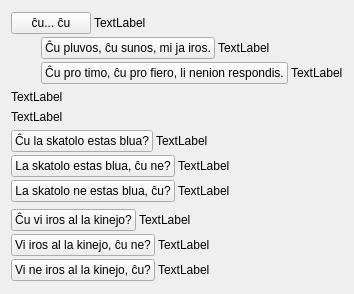
     <widget class="QWidget" name="tab_9">
      <attribute name="icon">
       <iconset resource="ikonoj.qrc">
        <normaloff>:/ikonoj/leciono.png</normaloff>:/ikonoj/leciono.png</iconset>
      </attribute>
      <attribute name="title">
       <string>9</string>
      </attribute>
      <layout class="QVBoxLayout" name="verticalLayout_109" stretch="1,0,1,0,0,0,1,0,3">
       <item>
        <spacer name="verticalSpacer_6">
         <property name="orientation">
          <enum>Qt::Vertical</enum>
         </property>
         <property name="sizeHint" stdset="0">
          <size>
           <width>20</width>
           <height>1</height>
          </size>
         </property>
        </spacer>
       </item>
       <item>
        <layout class="QVBoxLayout" name="verticalLayout_105">
         <property name="spacing">
          <number>3</number>
         </property>
         <item>
          <layout class="QHBoxLayout" name="horizontalLayout_181" stretch="3,1">
           <item>
            <widget class="neklakebla" name="Lec11_Button711_7">
             <property name="sizePolicy">
              <sizepolicy hsizetype="Maximum" vsizetype="Fixed">
               <horstretch>0</horstretch>
               <verstretch>0</verstretch>
              </sizepolicy>
             </property>
             <property name="text">
              <string>ĉu... ĉu</string>
             </property>
            </widget>
           </item>
           <item>
            <widget class="QLabel" name="Lec11_Label22">
             <property name="text">
              <string>TextLabel</string>
             </property>
             <property name="wordWrap">
              <bool>true</bool>
             </property>
            </widget>
           </item>
          </layout>
         </item>
         <item>
          <layout class="QHBoxLayout" name="horizontalLayout_182">
           <item>
            <spacer name="horizontalSpacer_59">
             <property name="orientation">
              <enum>Qt::Horizontal</enum>
             </property>
             <property name="sizeType">
              <enum>QSizePolicy::Fixed</enum>
             </property>
             <property name="sizeHint" stdset="0">
              <size>
               <width>30</width>
               <height>20</height>
              </size>
             </property>
            </spacer>
           </item>
           <item>
            <layout class="QVBoxLayout" name="verticalLayout_106">
             <property name="spacing">
              <number>3</number>
             </property>
             <item>
              <layout class="QHBoxLayout" name="horizontalLayout_183" stretch="3,1">
               <item>
                <widget class="neklakebla" name="pushButton_105">
                 <property name="sizePolicy">
                  <sizepolicy hsizetype="Maximum" vsizetype="Fixed">
                   <horstretch>0</horstretch>
                   <verstretch>0</verstretch>
                  </sizepolicy>
                 </property>
                 <property name="text">
                  <string>Ĉu pluvos, ĉu sunos, mi ja iros.</string>
                 </property>
                </widget>
               </item>
               <item>
                <widget class="QLabel" name="Lec11_Label20">
                 <property name="text">
                  <string>TextLabel</string>
                 </property>
                 <property name="wordWrap">
                  <bool>true</bool>
                 </property>
                </widget>
               </item>
              </layout>
             </item>
             <item>
              <layout class="QHBoxLayout" name="horizontalLayout_184" stretch="3,1">
               <item>
                <widget class="neklakebla" name="pushButton_106">
                 <property name="sizePolicy">
                  <sizepolicy hsizetype="Maximum" vsizetype="Fixed">
                   <horstretch>0</horstretch>
                   <verstretch>0</verstretch>
                  </sizepolicy>
                 </property>
                 <property name="text">
                  <string>Ĉu pro timo, ĉu pro fiero, li nenion respondis.</string>
                 </property>
                </widget>
               </item>
               <item>
                <widget class="QLabel" name="Lec11_Label21">
                 <property name="text">
                  <string>TextLabel</string>
                 </property>
                 <property name="wordWrap">
                  <bool>true</bool>
                 </property>
                </widget>
               </item>
              </layout>
             </item>
            </layout>
           </item>
          </layout>
         </item>
        </layout>
       </item>
       <item>
        <spacer name="verticalSpacer_3">
         <property name="orientation">
          <enum>Qt::Vertical</enum>
         </property>
         <property name="sizeHint" stdset="0">
          <size>
           <width>20</width>
           <height>1</height>
          </size>
         </property>
        </spacer>
       </item>
       <item>
        <widget class="titolo" name="Lec11_Label23">
         <property name="text">
          <string>TextLabel</string>
         </property>
        </widget>
       </item>
       <item>
        <widget class="QLabel" name="Lec11_Label870">
         <property name="text">
          <string>TextLabel</string>
         </property>
         <property name="wordWrap">
          <bool>true</bool>
         </property>
        </widget>
       </item>
       <item>
        <layout class="QVBoxLayout" name="verticalLayout_107">
         <property name="spacing">
          <number>3</number>
         </property>
         <item>
          <layout class="QHBoxLayout" name="horizontalLayout_185" stretch="3,1">
           <item>
            <widget class="neklakebla" name="pushButton_107">
             <property name="sizePolicy">
              <sizepolicy hsizetype="Maximum" vsizetype="Fixed">
               <horstretch>0</horstretch>
               <verstretch>0</verstretch>
              </sizepolicy>
             </property>
             <property name="text">
              <string>Ĉu la skatolo estas blua?</string>
             </property>
            </widget>
           </item>
           <item>
            <widget class="QLabel" name="Lec11_Label871">
             <property name="text">
              <string>TextLabel</string>
             </property>
             <property name="wordWrap">
              <bool>true</bool>
             </property>
            </widget>
           </item>
          </layout>
         </item>
         <item>
          <layout class="QHBoxLayout" name="horizontalLayout_186" stretch="3,1">
           <item>
            <widget class="neklakebla" name="pushButton_108">
             <property name="sizePolicy">
              <sizepolicy hsizetype="Maximum" vsizetype="Fixed">
               <horstretch>0</horstretch>
               <verstretch>0</verstretch>
              </sizepolicy>
             </property>
             <property name="text">
              <string>La skatolo estas blua, ĉu ne?</string>
             </property>
            </widget>
           </item>
           <item>
            <widget class="QLabel" name="Lec11_Label872">
             <property name="text">
              <string>TextLabel</string>
             </property>
             <property name="wordWrap">
              <bool>true</bool>
             </property>
            </widget>
           </item>
          </layout>
         </item>
         <item>
          <layout class="QHBoxLayout" name="horizontalLayout_187" stretch="3,1">
           <item>
            <widget class="neklakebla" name="pushButton_109">
             <property name="sizePolicy">
              <sizepolicy hsizetype="Maximum" vsizetype="Fixed">
               <horstretch>0</horstretch>
               <verstretch>0</verstretch>
              </sizepolicy>
             </property>
             <property name="text">
              <string>La skatolo ne estas blua, ĉu?</string>
             </property>
            </widget>
           </item>
           <item>
            <widget class="QLabel" name="Lec11_Label873">
             <property name="text">
              <string>TextLabel</string>
             </property>
             <property name="wordWrap">
              <bool>true</bool>
             </property>
            </widget>
           </item>
          </layout>
         </item>
        </layout>
       </item>
       <item>
        <spacer name="verticalSpacer_2">
         <property name="orientation">
          <enum>Qt::Vertical</enum>
         </property>
         <property name="sizeHint" stdset="0">
          <size>
           <width>20</width>
           <height>1</height>
          </size>
         </property>
        </spacer>
       </item>
       <item>
        <layout class="QVBoxLayout" name="verticalLayout_108">
         <property name="spacing">
          <number>3</number>
         </property>
         <item>
          <layout class="QHBoxLayout" name="horizontalLayout_188">
           <item>
            <widget class="neklakebla" name="pushButton_110">
             <property name="sizePolicy">
              <sizepolicy hsizetype="Maximum" vsizetype="Fixed">
               <horstretch>0</horstretch>
               <verstretch>0</verstretch>
              </sizepolicy>
             </property>
             <property name="text">
              <string>Ĉu vi iros al la kinejo?</string>
             </property>
            </widget>
           </item>
           <item>
            <widget class="QLabel" name="Lec11_Label24">
             <property name="text">
              <string>TextLabel</string>
             </property>
             <property name="wordWrap">
              <bool>true</bool>
             </property>
            </widget>
           </item>
          </layout>
         </item>
         <item>
          <layout class="QHBoxLayout" name="horizontalLayout_189" stretch="3,1">
           <item>
            <widget class="neklakebla" name="pushButton_111">
             <property name="sizePolicy">
              <sizepolicy hsizetype="Maximum" vsizetype="Fixed">
               <horstretch>0</horstretch>
               <verstretch>0</verstretch>
              </sizepolicy>
             </property>
             <property name="text">
              <string>Vi iros al la kinejo, ĉu ne?</string>
             </property>
            </widget>
           </item>
           <item>
            <widget class="QLabel" name="Lec11_Label25">
             <property name="text">
              <string>TextLabel</string>
             </property>
             <property name="wordWrap">
              <bool>true</bool>
             </property>
            </widget>
           </item>
          </layout>
         </item>
         <item>
          <layout class="QHBoxLayout" name="horizontalLayout_190" stretch="3,1">
           <item>
            <widget class="neklakebla" name="pushButton_112">
             <property name="sizePolicy">
              <sizepolicy hsizetype="Maximum" vsizetype="Fixed">
               <horstretch>0</horstretch>
               <verstretch>0</verstretch>
              </sizepolicy>
             </property>
             <property name="text">
              <string>Vi ne iros al la kinejo, ĉu?</string>
             </property>
            </widget>
           </item>
           <item>
            <widget class="QLabel" name="Lec11_Label26">
             <property name="text">
              <string>TextLabel</string>
             </property>
             <property name="wordWrap">
              <bool>true</bool>
             </property>
            </widget>
           </item>
          </layout>
         </item>
        </layout>
       </item>
       <item>
        <spacer name="verticalSpacer_5">
         <property name="orientation">
          <enum>Qt::Vertical</enum>
         </property>
         <property name="sizeHint" stdset="0">
          <size>
           <width>20</width>
           <height>1</height>
          </size>
         </property>
        </spacer>
       </item>
      </layout>
     </widget>
